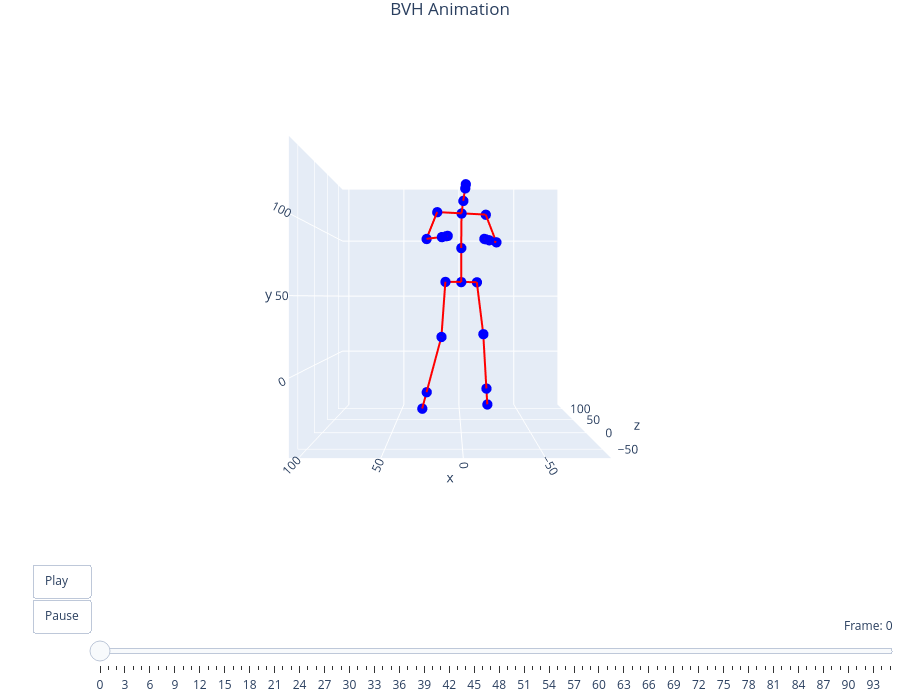

The code cell stored with this chart in its notebook:
### Code cell
filename = "boxer_improved"
viewer = preview_bvh(f'bvh/{filename}.bvh', True, True)

### Figure 1 — Plotly figure (JSON) as saved in the notebook; plotly's stock layout.template omitted (floating-point values rounded to 4 significant figures)
{"data": [{"hoverinfo": "text", "marker": {"color": "blue", "size": 6}, "mode": "markers", "showlegend": false, "text": ["Hips", "Spine", "Chest", "Neck", "Head", "Head_end", "LeftShoulder", "LeftArm", "LeftForeArm", "LeftHand", "LeftHand_end", "RightShoulder", "RightArm", "RightForeArm", "RightHand", "RightHand_end", "LeftUpLeg", "LeftLeg", "LeftFoot", "LeftFoot_end", "RightUpLeg", "RightLeg", "RightFoot", "RightFoot_end"], "type": "scatter3d", "x": [0, 0.04261, -0.08381, -1.245, -2.388, -2.733, 17.1, 24.18, 13.44, 10.48, 9.593, -17.27, -24.14, -17.82, -15.16, -14.36, 11.36, 14.16, 24.77, 27.95, -11.36, -15.87, -18.61, -19.43], "y": [60, 84.18, 108.3, 116.6, 124.1, 126.6, 109.0, 89.11, 88.51, 88.85, 88.95, 107.6, 87.28, 86.72, 87.14, 87.26, 60.07, 20.93, -18.77, -30.68, 59.93, 22.55, -17.84, -29.96], "z": [0, -4.059, -8.413, -12.1, -19.98, -22.14, -9.971, -21.42, -41.72, -44.51, -45.34, -6.855, -16.02, -38.31, -41.55, -42.52, -2.773, -6.583, -3.309, -2.326, 2.773, -0.523, 8.594, 11.33]}, {"hoverinfo": "none", "line": {"color": "red", "width": 4}, "mode": "lines", "showlegend": false, "type": "scatter3d", "x": [0.04261, 0, null, -0.08381, 0.04261, null, -1.245, -0.08381, null, -2.388, -1.245, null, -2.733, -2.388, null, 17.1, -0.08381, null, 24.18, 17.1, null, 13.44, 24.18, null, 10.48, 13.44, null, 9.593, 10.48, null, -17.27, -0.08381, null, -24.14, -17.27, null, -17.82, -24.14, null, -15.16, -17.82, null, -14.36, -15.16, null, 11.36, 0, null, 14.16, 11.36, null, 24.77, 14.16, null, 27.95, 24.77, null, -11.36, 0, null, -15.87, -11.36, null, -18.61, -15.87, null, -19.43, -18.61, null], "y": [84.18, 60, null, 108.3, 84.18, null, 116.6, 108.3, null, 124.1, 116.6, null, 126.6, 124.1, null, 109.0, 108.3, null, 89.11, 109.0, null, 88.51, 89.11, null, 88.85, 88.51, null, 88.95, 88.85, null, 107.6, 108.3, null, 87.28, 107.6, null, 86.72, 87.28, null, 87.14, 86.72, null, 87.26, 87.14, null, 60.07, 60, null, 20.93, 60.07, null, -18.77, 20.93, null, -30.68, -18.77, null, 59.93, 60, null, 22.55, 59.93, null, -17.84, 22.55, null, -29.96, -17.84, null], "z": [-4.059, 0, null, -8.413, -4.059, null, -12.1, -8.413, null, -19.98, -12.1, null, -22.14, -19.98, null, -9.971, -8.413, null, -21.42, -9.971, null, -41.72, -21.42, null, -44.51, -41.72, null, -45.34, -44.51, null, -6.855, -8.413, null, -16.02, -6.855, null, -38.31, -16.02, null, -41.55, -38.31, null, -42.52, -41.55, null, -2.773, 0, null, -6.583, -2.773, null, -3.309, -6.583, null, -2.326, -3.309, null, 2.773, 0, null, -0.523, 2.773, null, 8.594, -0.523, null, 11.33, 8.594, null]}], "layout": {"height": 700, "margin": {"b": 0, "l": 0, "r": 0, "t": 30}, "scene": {"aspectmode": "cube", "camera": {"center": {"x": 0, "y": 0, "z": 0}, "eye": {"x": 0, "y": 0, "z": -2.5}, "up": {"x": 0, "y": 1, "z": 0}}, "xaxis": {"range": [-89.67, 105.8]}, "yaxis": {"range": [-48.54, 146.9]}, "zaxis": {"range": [-73.09, 122.3]}}, "sliders": [{"active": 0, "currentvalue": {"prefix": "Frame: ", "visible": true, "xanchor": "right"}, "len": 0.9, "pad": {"b": 10, "t": 50}, "steps": [{"args": [["frame_0"], {"frame": {"duration": 0, "redraw": true}, "mode": "immediate"}], "label": "0", "method": "animate"}, {"args": [["frame_1"], {"frame": {"duration": 0, "redraw": true}, "mode": "immediate"}], "label": "1", "method": "animate"}, {"args": [["frame_2"], {"frame": {"duration": 0, "redraw": true}, "mode": "immediate"}], "label": "2", "method": "animate"}, {"args": [["frame_3"], {"frame": {"duration": 0, "redraw": true}, "mode": "immediate"}], "label": "3", "method": "animate"}, {"args": [["frame_4"], {"frame": {"duration": 0, "redraw": true}, "mode": "immediate"}], "label": "4", "method": "animate"}, {"args": [["frame_5"], {"frame": {"duration": 0, "redraw": true}, "mode": "immediate"}], "label": "5", "method": "animate"}, {"args": [["frame_6"], {"frame": {"duration": 0, "redraw": true}, "mode": "immediate"}], "label": "6", "method": "animate"}, {"args": [["frame_7"], {"frame": {"duration": 0, "redraw": true}, "mode": "immediate"}], "label": "7", "method": "animate"}, {"args": [["frame_8"], {"frame": {"duration": 0, "redraw": true}, "mode": "immediate"}], "label": "8", "method": "animate"}, {"args": [["frame_9"], {"frame": {"duration": 0, "redraw": true}, "mode": "immediate"}], "label": "9", "method": "animate"}, {"args": [["frame_10"], {"frame": {"duration": 0, "redraw": true}, "mode": "immediate"}], "label": "10", "method": "animate"}, {"args": [["frame_11"], {"frame": {"duration": 0, "redraw": true}, "mode": "immediate"}], "label": "11", "method": "animate"}, {"args": [["frame_12"], {"frame": {"duration": 0, "redraw": true}, "mode": "immediate"}], "label": "12", "method": "animate"}, {"args": [["frame_13"], {"frame": {"duration": 0, "redraw": true}, "mode": "immediate"}], "label": "13", "method": "animate"}, {"args": [["frame_14"], {"frame": {"duration": 0, "redraw": true}, "mode": "immediate"}], "label": "14", "method": "animate"}, {"args": [["frame_15"], {"frame": {"duration": 0, "redraw": true}, "mode": "immediate"}], "label": "15", "method": "animate"}, {"args": [["frame_16"], {"frame": {"duration": 0, "redraw": true}, "mode": "immediate"}], "label": "16", "method": "animate"}, {"args": [["frame_17"], {"frame": {"duration": 0, "redraw": true}, "mode": "immediate"}], "label": "17", "method": "animate"}, {"args": [["frame_18"], {"frame": {"duration": 0, "redraw": true}, "mode": "immediate"}], "label": "18", "method": "animate"}, {"args": [["frame_19"], {"frame": {"duration": 0, "redraw": true}, "mode": "immediate"}], "label": "19", "method": "animate"}, {"args": [["frame_20"], {"frame": {"duration": 0, "redraw": true}, "mode": "immediate"}], "label": "20", "method": "animate"}, {"args": [["frame_21"], {"frame": {"duration": 0, "redraw": true}, "mode": "immediate"}], "label": "21", "method": "animate"}, {"args": [["frame_22"], {"frame": {"duration": 0, "redraw": true}, "mode": "immediate"}], "label": "22", "method": "animate"}, {"args": [["frame_23"], {"frame": {"duration": 0, "redraw": true}, "mode": "immediate"}], "label": "23", "method": "animate"}, {"args": [["frame_24"], {"frame": {"duration": 0, "redraw": true}, "mode": "immediate"}], "label": "24", "method": "animate"}, {"args": [["frame_25"], {"frame": {"duration": 0, "redraw": true}, "mode": "immediate"}], "label": "25", "method": "animate"}, {"args": [["frame_26"], {"frame": {"duration": 0, "redraw": true}, "mode": "immediate"}], "label": "26", "method": "animate"}, {"args": [["frame_27"], {"frame": {"duration": 0, "redraw": true}, "mode": "immediate"}], "label": "27", "method": "animate"}, {"args": [["frame_28"], {"frame": {"duration": 0, "redraw": true}, "mode": "immediate"}], "label": "28", "method": "animate"}, {"args": [["frame_29"], {"frame": {"duration": 0, "redraw": true}, "mode": "immediate"}], "label": "29", "method": "animate"}, {"args": [["frame_30"], {"frame": {"duration": 0, "redraw": true}, "mode": "immediate"}], "label": "30", "method": "animate"}, {"args": [["frame_31"], {"frame": {"duration": 0, "redraw": true}, "mode": "immediate"}], "label": "31", "method": "animate"}, {"args": [["frame_32"], {"frame": {"duration": 0, "redraw": true}, "mode": "immediate"}], "label": "32", "method": "animate"}, {"args": [["frame_33"], {"frame": {"duration": 0, "redraw": true}, "mode": "immediate"}], "label": "33", "method": "animate"}, {"args": [["frame_34"], {"frame": {"duration": 0, "redraw": true}, "mode": "immediate"}], "label": "34", "method": "animate"}, {"args": [["frame_35"], {"frame": {"duration": 0, "redraw": true}, "mode": "immediate"}], "label": "35", "method": "animate"}, {"args": [["frame_36"], {"frame": {"duration": 0, "redraw": true}, "mode": "immediate"}], "label": "36", "method": "animate"}, {"args": [["frame_37"], {"frame": {"duration": 0, "redraw": true}, "mode": "immediate"}], "label": "37", "method": "animate"}, {"args": [["frame_38"], {"frame": {"duration": 0, "redraw": true}, "mode": "immediate"}], "label": "38", "method": "animate"}, {"args": [["frame_39"], {"frame": {"duration": 0, "redraw": true}, "mode": "immediate"}], "label": "39", "method": "animate"}, {"args": [["frame_40"], {"frame": {"duration": 0, "redraw": true}, "mode": "immediate"}], "label": "40", "method": "animate"}, {"args": [["frame_41"], {"frame": {"duration": 0, "redraw": true}, "mode": "immediate"}], "label": "41", "method": "animate"}, {"args": [["frame_42"], {"frame": {"duration": 0, "redraw": true}, "mode": "immediate"}], "label": "42", "method": "animate"}, {"args": [["frame_43"], {"frame": {"duration": 0, "redraw": true}, "mode": "immediate"}], "label": "43", "method": "animate"}, {"args": [["frame_44"], {"frame": {"duration": 0, "redraw": true}, "mode": "immediate"}], "label": "44", "method": "animate"}, {"args": [["frame_45"], {"frame": {"duration": 0, "redraw": true}, "mode": "immediate"}], "label": "45", "method": "animate"}, {"args": [["frame_46"], {"frame": {"duration": 0, "redraw": true}, "mode": "immediate"}], "label": "46", "method": "animate"}, {"args": [["frame_47"], {"frame": {"duration": 0, "redraw": true}, "mode": "immediate"}], "label": "47", "method": "animate"}, {"args": [["frame_48"], {"frame": {"duration": 0, "redraw": true}, "mode": "immediate"}], "label": "48", "method": "animate"}, {"args": [["frame_49"], {"frame": {"duration": 0, "redraw": true}, "mode": "immediate"}], "label": "49", "method": "animate"}, {"args": [["frame_50"], {"frame": {"duration": 0, "redraw": true}, "mode": "immediate"}], "label": "50", "method": "animate"}, {"args": [["frame_51"], {"frame": {"duration": 0, "redraw": true}, "mode": "immediate"}], "label": "51", "method": "animate"}, {"args": [["frame_52"], {"frame": {"duration": 0, "redraw": true}, "mode": "immediate"}], "label": "52", "method": "animate"}, {"args": [["frame_53"], {"frame": {"duration": 0, "redraw": true}, "mode": "immediate"}], "label": "53", "method": "animate"}, {"args": [["frame_54"], {"frame": {"duration": 0, "redraw": true}, "mode": "immediate"}], "label": "54", "method": "animate"}, {"args": [["frame_55"], {"frame": {"duration": 0, "redraw": true}, "mode": "immediate"}], "label": "55", "method": "animate"}, {"args": [["frame_56"], {"frame": {"duration": 0, "redraw": true}, "mode": "immediate"}], "label": "56", "method": "animate"}, {"args": [["frame_57"], {"frame": {"duration": 0, "redraw": true}, "mode": "immediate"}], "label": "57", "method": "animate"}, {"args": [["frame_58"], {"frame": {"duration": 0, "redraw": true}, "mode": "immediate"}], "label": "58", "method": "animate"}, {"args": [["frame_59"], {"frame": {"duration": 0, "redraw": true}, "mode": "immediate"}], "label": "59", "method": "animate"}, {"args": [["frame_60"], {"frame": {"duration": 0, "redraw": true}, "mode": "immediate"}], "label": "60", "method": "animate"}, {"args": [["frame_61"], {"frame": {"duration": 0, "redraw": true}, "mode": "immediate"}], "label": "61", "method": "animate"}, {"args": [["frame_62"], {"frame": {"duration": 0, "redraw": true}, "mode": "immediate"}], "label": "62", "method": "animate"}, {"args": [["frame_63"], {"frame": {"duration": 0, "redraw": true}, "mode": "immediate"}], "label": "63", "method": "animate"}, {"args": [["frame_64"], {"frame": {"duration": 0, "redraw": true}, "mode": "immediate"}], "label": "64", "method": "animate"}, {"args": [["frame_65"], {"frame": {"duration": 0, "redraw": true}, "mode": "immediate"}], "label": "65", "method": "animate"}, {"args": [["frame_66"], {"frame": {"duration": 0, "redraw": true}, "mode": "immediate"}], "label": "66", "method": "animate"}, {"args": [["frame_67"], {"frame": {"duration": 0, "redraw": true}, "mode": "immediate"}], "label": "67", "method": "animate"}, {"args": [["frame_68"], {"frame": {"duration": 0, "redraw": true}, "mode": "immediate"}], "label": "68", "method": "animate"}, {"args": [["frame_69"], {"frame": {"duration": 0, "redraw": true}, "mode": "immediate"}], "label": "69", "method": "animate"}, {"args": [["frame_70"], {"frame": {"duration": 0, "redraw": true}, "mode": "immediate"}], "label": "70", "method": "animate"}, {"args": [["frame_71"], {"frame": {"duration": 0, "redraw": true}, "mode": "immediate"}], "label": "71", "method": "animate"}, {"args": [["frame_72"], {"frame": {"duration": 0, "redraw": true}, "mode": "immediate"}], "label": "72", "method": "animate"}, {"args": [["frame_73"], {"frame": {"duration": 0, "redraw": true}, "mode": "immediate"}], "label": "73", "method": "animate"}, {"args": [["frame_74"], {"frame": {"duration": 0, "redraw": true}, "mode": "immediate"}], "label": "74", "method": "animate"}, {"args": [["frame_75"], {"frame": {"duration": 0, "redraw": true}, "mode": "immediate"}], "label": "75", "method": "animate"}, {"args": [["frame_76"], {"frame": {"duration": 0, "redraw": true}, "mode": "immediate"}], "label": "76", "method": "animate"}, {"args": [["frame_77"], {"frame": {"duration": 0, "redraw": true}, "mode": "immediate"}], "label": "77", "method": "animate"}, {"args": [["frame_78"], {"frame": {"duration": 0, "redraw": true}, "mode": "immediate"}], "label": "78", "method": "animate"}, {"args": [["frame_79"], {"frame": {"duration": 0, "redraw": true}, "mode": "immediate"}], "label": "79", "method": "animate"}, {"args": [["frame_80"], {"frame": {"duration": 0, "redraw": true}, "mode": "immediate"}], "label": "80", "method": "animate"}, {"args": [["frame_81"], {"frame": {"duration": 0, "redraw": true}, "mode": "immediate"}], "label": "81", "method": "animate"}, {"args": [["frame_82"], {"frame": {"duration": 0, "redraw": true}, "mode": "immediate"}], "label": "82", "method": "animate"}, {"args": [["frame_83"], {"frame": {"duration": 0, "redraw": true}, "mode": "immediate"}], "label": "83", "method": "animate"}, {"args": [["frame_84"], {"frame": {"duration": 0, "redraw": true}, "mode": "immediate"}], "label": "84", "method": "animate"}, {"args": [["frame_85"], {"frame": {"duration": 0, "redraw": true}, "mode": "immediate"}], "label": "85", "method": "animate"}, {"args": [["frame_86"], {"frame": {"duration": 0, "redraw": true}, "mode": "immediate"}], "label": "86", "method": "animate"}, {"args": [["frame_87"], {"frame": {"duration": 0, "redraw": true}, "mode": "immediate"}], "label": "87", "method": "animate"}, {"args": [["frame_88"], {"frame": {"duration": 0, "redraw": true}, "mode": "immediate"}], "label": "88", "method": "animate"}, {"args": [["frame_89"], {"frame": {"duration": 0, "redraw": true}, "mode": "immediate"}], "label": "89", "method": "animate"}, {"args": [["frame_90"], {"frame": {"duration": 0, "redraw": true}, "mode": "immediate"}], "label": "90", "method": "animate"}, {"args": [["frame_91"], {"frame": {"duration": 0, "redraw": true}, "mode": "immediate"}], "label": "91", "method": "animate"}, {"args": [["frame_92"], {"frame": {"duration": 0, "redraw": true}, "mode": "immediate"}], "label": "92", "method": "animate"}, {"args": [["frame_93"], {"frame": {"duration": 0, "redraw": true}, "mode": "immediate"}], "label": "93", "method": "animate"}, {"args": [["frame_94"], {"frame": {"duration": 0, "redraw": true}, "mode": "immediate"}], "label": "94", "method": "animate"}, {"args": [["frame_95"], {"frame": {"duration": 0, "redraw": true}, "mode": "immediate"}], "label": "95", "method": "animate"}], "x": 0.1, "xanchor": "left", "y": 0, "yanchor": "top"}], "title": {"text": "BVH Animation", "x": 0.5, "xanchor": "center"}, "updatemenus": [{"buttons": [{"args": [null, {"frame": {"duration": 83, "redraw": true}, "fromcurrent": true, "mode": "immediate"}], "label": "Play", "method": "animate"}, {"args": [[null], {"frame": {"duration": 0, "redraw": false}, "mode": "immediate"}], "label": "Pause", "method": "animate"}], "showactive": false, "type": "buttons", "x": 0.1, "xanchor": "right", "y": 0, "yanchor": "top"}]}}
